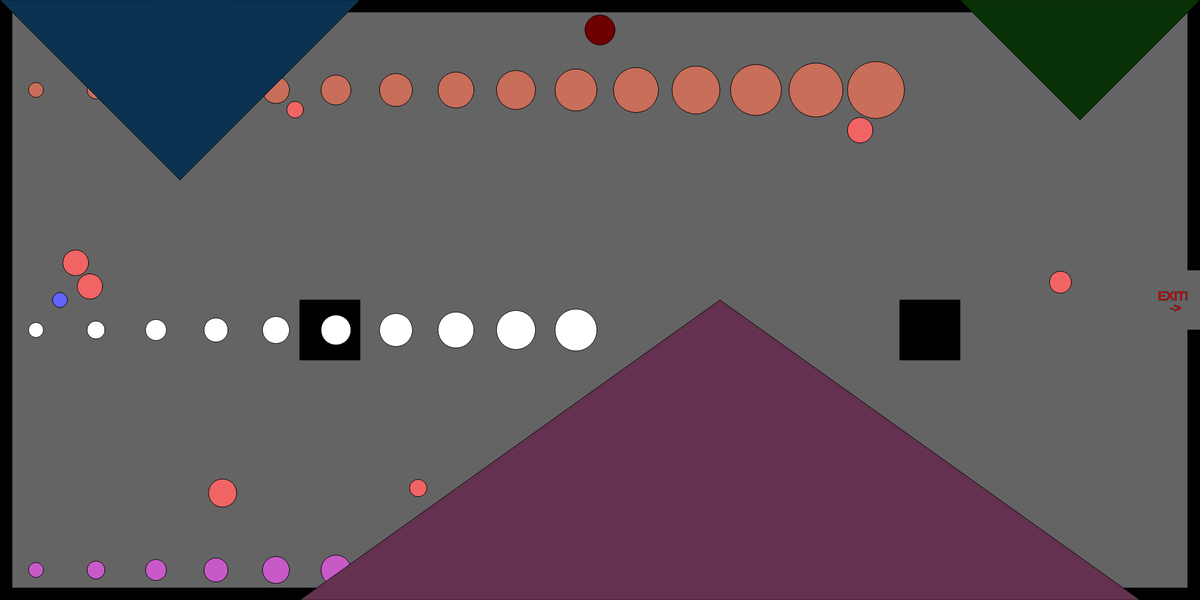
Frame 1 (no input)
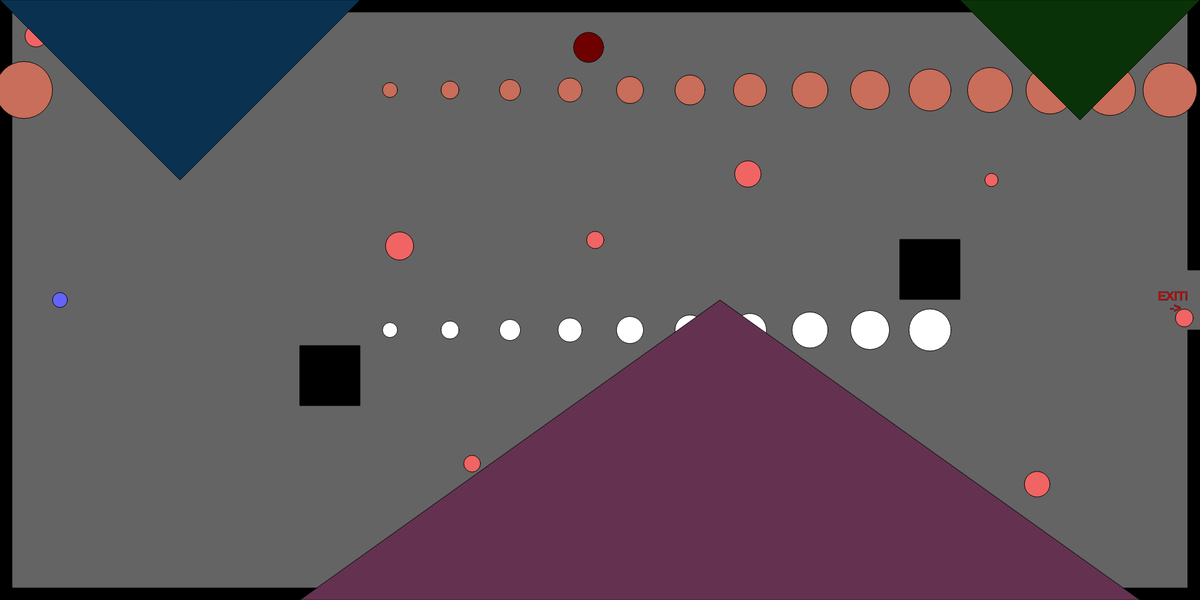
Frame 60 (no input)
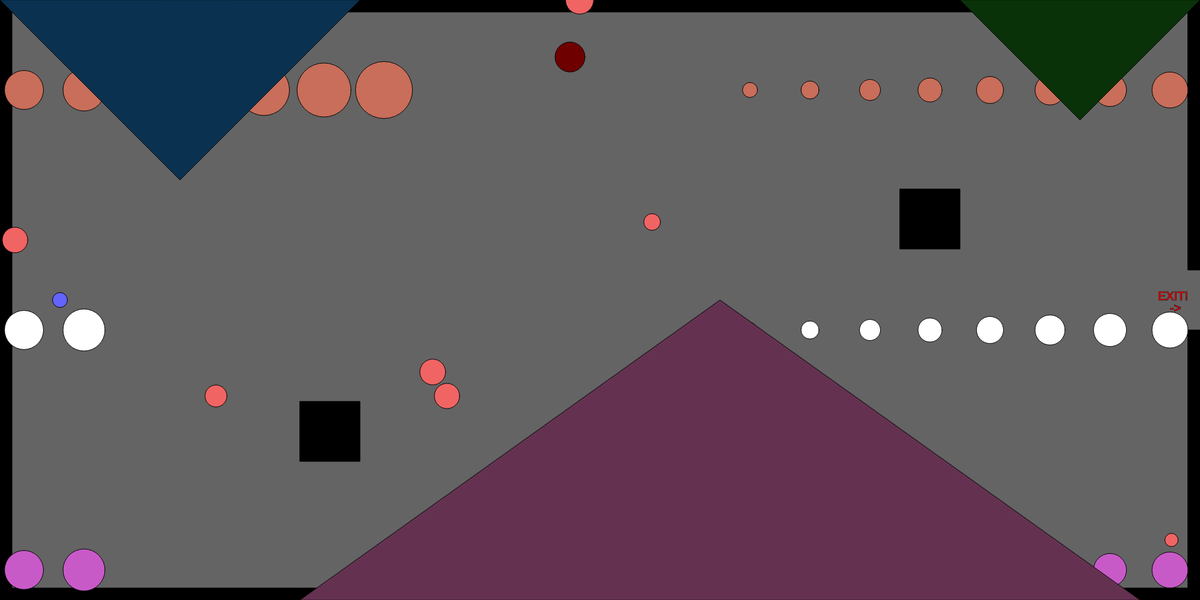
Frame 120 (the mouse pressed at the canvas centre since frame 60)

The p5.js sketch that drew these frames (run headless with seeded random() and noise() and a simulated clock; from frame 60 on, the mouse is pressed at the canvas centre):

// p5.js sketch
// ── sketch.js
var keys = [];
var myXs = [];
var myYs = [];
var myDiameters = [];
var myXs1 = [];
var myYs1 = [];
var myDiameters1 = [];
var myXs2 = [];
var myYs2 = [];
var myDiameters2 = [];
var i
var speed = 10;
var triangleObject = [];

function setup()
{
    createCanvas(2000, 1000);
    createCharacter(100,500);


    array();
    for (var i = 0; i < 10; i++) {
        myXs2[i] = random(width); // initialize x coordinate randomly
        myYs2[i] = random(height); // initialize y coordinate randomly
        myDiameters2[i] = random(20, 50); // initialize diameter randomly
      }
}

function array()
{
//square 1
 myXs[0] = 500; 
 myYs[0] = 500;
 myDiameters[0] = 100;
//square 2
 myXs[1] = 1500; 
 myYs[1] = 500;
 myDiameters[1] = 100;
//circle
 myXs[2] = 1000; 
 myYs[2] = 50;
 myDiameters[2] = 50;
//mouse circle
myXs[3]; 
myYs[3];
myDiameters[3] = 205;
//character
myXs[4] = 100; 
myYs[4] = 500;
myDiameters[4] = 25;
//speed
myXs[5];
myXs[6];
myXs[7];
myXs[8];
//keys
keys [1] = 87;
keys [2] = 65;
keys [3] = 83;
keys [4] = 68;
//new enemies
var x = 50;
var y = 50;
var diameter = 25;
//ooc
triangleObject[0] = new Triangle (500,1000,1200,500,1900,1000,100,50,80);
triangleObject[1] = new Triangle (0,0,300,300,600,0,10,50,80);
triangleObject[2]= new Triangle (2000,0,1800,200,1600,0,10,50,8);


for(var i = 0; i < 100; i++)
{
    myXs1[i] = x;
    myYs1[i] = y;
    myDiameters1[i] = diameter;
    x += 100;
    y += 0;
    diameter += 5;
}
}
function draw()
{
    background(100,100,100);
    stroke(0);
    drawCharacter();
    characterMovement();
    createBorders(20);
    exit();
    checkexit();
    enemies();
    randomspeed();
    checkenemyborders();
    moveShape(); 
    createNewenemies();
    clickedenemies();
    triangleObject[0].display();
    triangleObject[1].display();
    triangleObject[2].display();
    //checkcollision();
}

//attempt to create collisions
/*function checkcollision(){
    for(var i = 0; i<3; i++){
        if(myXs[4] = triangleObject[i]) {
            myDiameters[4] += 10
        }
        if(myXs[4] = triangleObject[i]) {
                myDiameters[4] += 10
        }
    }
    
}*/

function clickedenemies(){
  for (var i = 0; i < myXs2.length; i++) {
    myXs2[i] += speed / 2;
    myYs2[i] += speed; 
    if (myXs2[i] > width) { 
      myXs2[i] = 0; 
    }
    if (myYs2[i] > height) { 
      myYs2[i] = 0; 
    }
  }
  for (var i = 0; i < myXs2.length; i++) {
    fill(240, 100, 100); 
    circle(myXs2[i], myYs2[i], myDiameters2[i]); 
  }
}
function mouseClicked() {
  myXs2.push(mouseX);
  myYs2.push(mouseY);
  myDiameters2.push(random(20, 50));
}
function createNewenemies() {
fill(255,255,255);
    for (var i = 0; i < 15; i++) {
      myXs1[i] += speed;
      if (myXs1[i] > width) {
        myXs1[i] = 0; 
      }
    }
    for (var i = 0; i < 10; i++) {

      circle(myXs1[i], myYs1[i] + 500, myDiameters1[i]);
    }
    fill(200,90,200)
      for (var i = 0; i < 10; i++) {
  
        circle(myXs1[i], myYs1[i] + 900, myDiameters1[i]);
      }
      fill(200,110,90)
        for (var i = 0; i < 15; i++) {
    
          circle(myXs1[i], myYs1[i] + 100, myDiameters1[i]);
        }
}

//enemies
function enemies()
{
    fill(110,0,0);
    circle(myXs[2], myYs[2], myDiameters[2]);
    fill(0,0,0)
    for(var i = 0; i < 2; i++)
    {
        square(myXs[i],myYs[i],myDiameters[i]);
    }
}
function checkenemyborders()
{
    //circle
    if(myXs[2] > width)
    {
        myXs[2] = 0;
    }
    if(myXs[2] < 0)
    {
        myXs[2] = width;
    }
    if(myYs[2] > height)
    {
        myYs[2] = 0;
    }
    if(myYs[2] < 0)
    {
        myYs[2] = height;
    }
    //square 1
    if(myYs[0] > height)
    {
        myYs[0] = 0;
    }
    //square 2
    if(myYs[1] < 0)
    {
        myYs[1] = height;
    }
}
function moveShape()
{   
    myXs[2] += myXs[5];
    myYs[2] -= myXs[6];
    myYs[0] += myXs[7];
    myYs[1] -= myXs[8];

}
function randomspeed()
{
    myXs[5] = Math.floor(Math.random() * (Math.floor(Math.random() * 5)) - 1);
    myXs[6] = Math.floor(Math.random() * (Math.floor(Math.random() * 5)) - 1);
    myXs[7] = Math.floor(Math.random() * (Math.floor(Math.random() * 5)) + 1);
    myXs[8] = Math.floor(Math.random() * (Math.floor(Math.random() * 5)) + 1);
    myYs1[i] = Math.floor(Math.random() * (Math.floor(Math.random() * 5)) + 1);
}
//mouse enemy

//exit
function exit()
{
    textSize(20);
    fill(256,0,0)
    text("EXIT!", width-70,height-500)
    text("->", width-50,height-480)
}
function checkexit()
{
    if(myXs[4] > width && myYs[4] > 400 && myYs[4] <600)
    {
        fill(0);
        textSize(100);
        text("You Win!", 800, 500);
    }
}
//character
function createCharacter(x,y)
{
    myXs[4] = x;
    myYs[4] = y;
}
function drawCharacter()
{
    fill(100,100,253);
    circle(myXs[4],myYs[4],myDiameters[4]);
}
function characterMovement()
{
    if(keyIsDown(keys [1]))
    {
        myYs[4] -= 10;   
    }
    if(keyIsDown(keys [3]))
    {
        myYs[4] += 10;   
    }
    if(keyIsDown(keys [2]))
    {
        myXs[4] -= 10;   
    }
    if(keyIsDown(keys [4]))
    {
        myXs[4] += 10;   
    }
}
//borders
function createBorders(thickness)
{
    fill(0)
    rect(0,0,width,thickness);
    rect(0,0,thickness,height);
    rect(0, height-thickness,width, thickness);
    rect(width-thickness,0,thickness,height-550);
    rect(width-thickness,550,thickness,500);
}

// ── homework15pg.html
<html>
  <head>
    <script src="https://cdnjs.cloudflare.com/ajax/libs/p5.js/1.1.9/p5.min.js"></script>
    <script src="sketch.js"></script>
    <script src="triangle.js"></script>
  </head>
  <body>
  </body>
</html>
// ── triangle.js
class Triangle {
constructor(x1,y1,x2,y2,x3,y3,r,g,b)
{
this.x1=x1;
this.y1=y1;
this.x2=x2;
this.y2=y2;
this.x3=x3;
this.y3=y3;
this.r=r;
this.g=g;
this.b=b;
}

display()
{
    fill(this.r,this.g,this.b);
    triangle(this.x1,this.y1,this.x2,this.y2,this.x3,this.y3);
}
}
